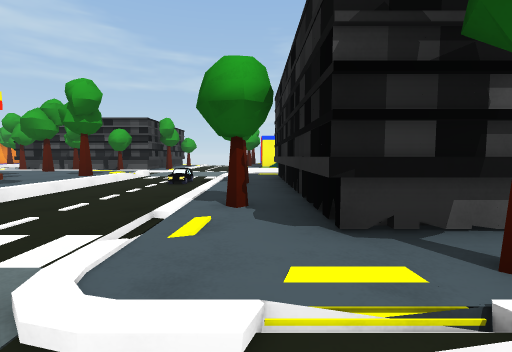
[1] (above)

24 first-person views from a walk through a 3-D level made in the Unity game engine. The camera is 1.2 m above the floor, tilts 4° down and sees 85° across. The floor is counted in squares, 2 m on a side. Each view is taken from the middle of a square. On the plan, view 1 faces up. The plan holds only what a view shows up to about 9 squares ahead; the rest is blank. The place goes on beyond the plan. The player is left out. Some surface patterns are stand-ins.

[2]
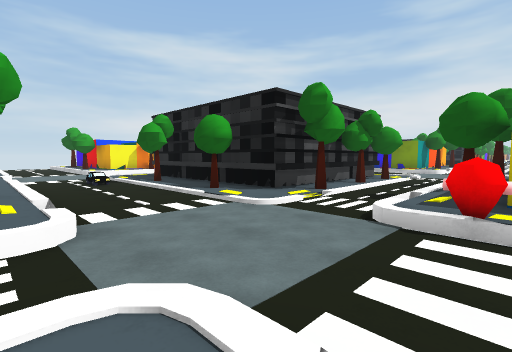

[3]
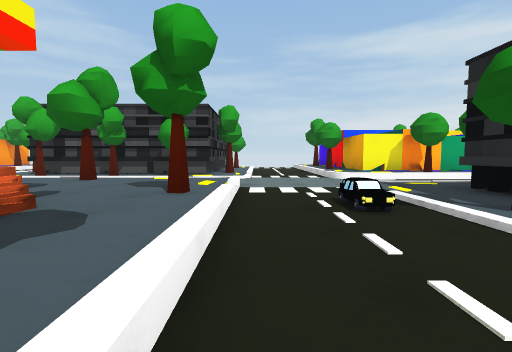

[4]
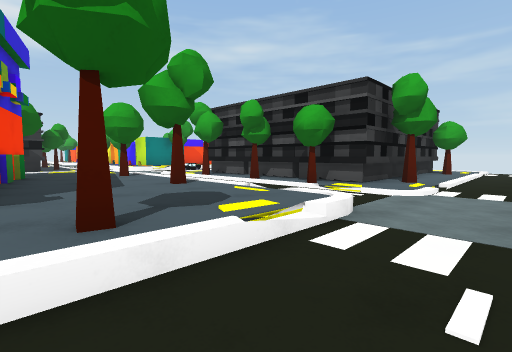

[5]
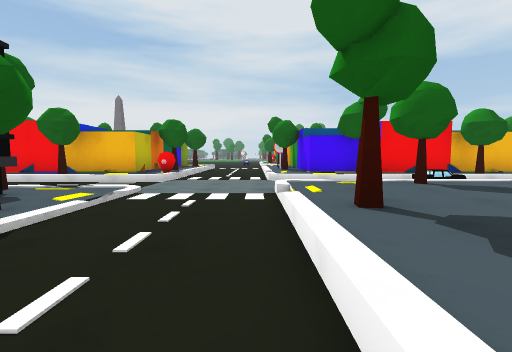

[6]
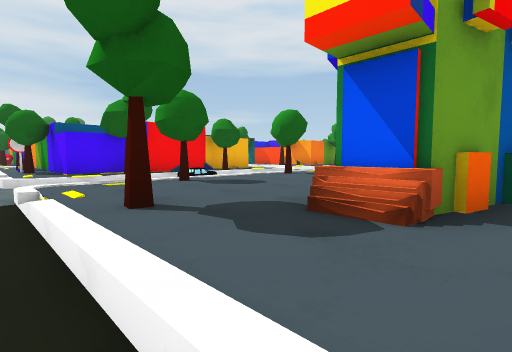

[7]
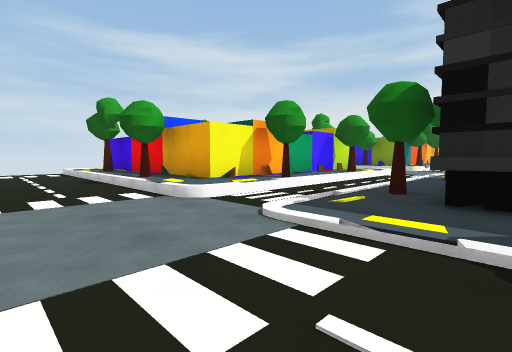

[8]
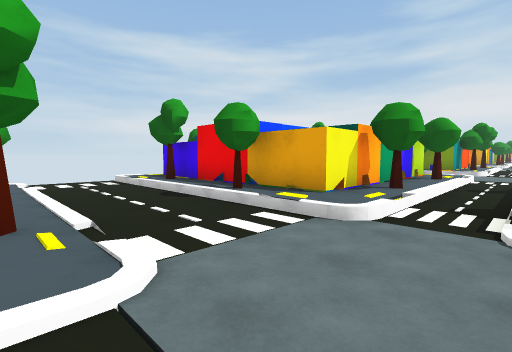

[9]
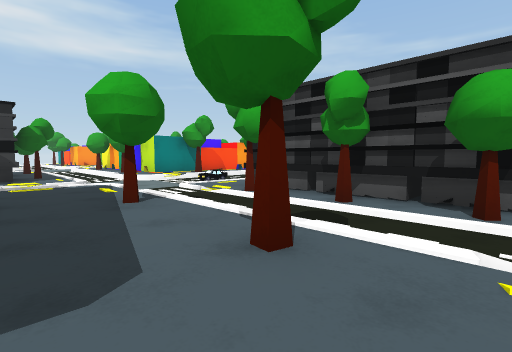

[10]
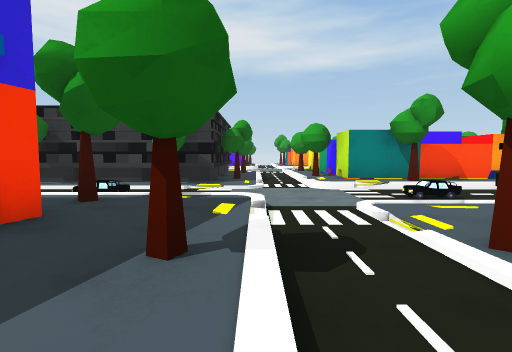

[11]
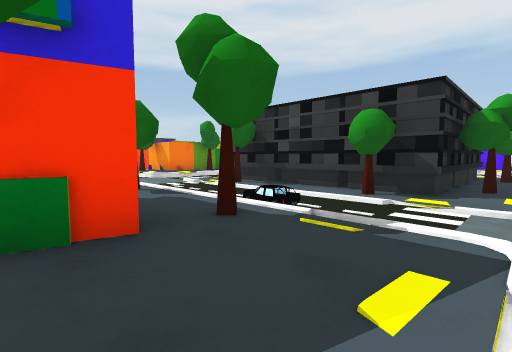

[12]
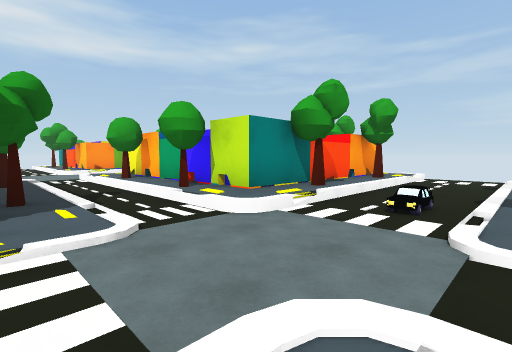

[13]
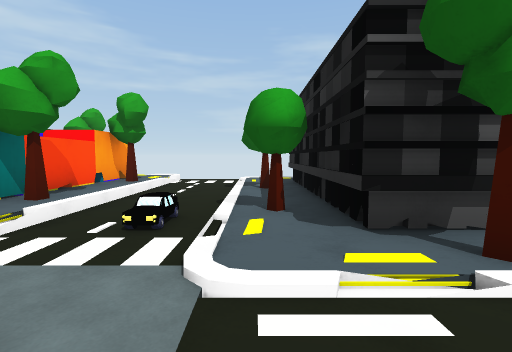

[14]
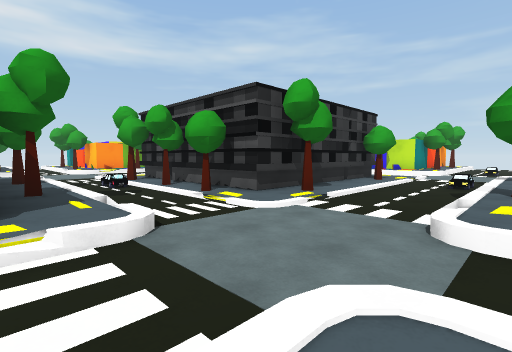

[15]
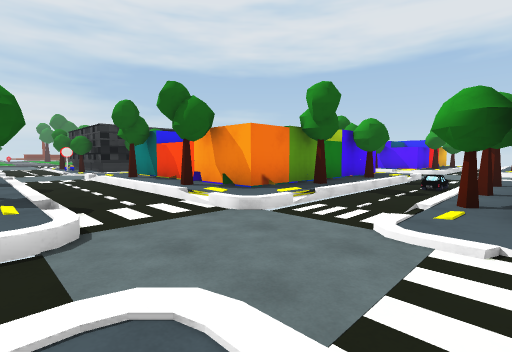

[16]
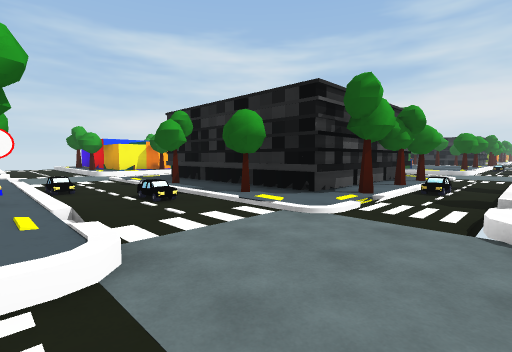

[17]
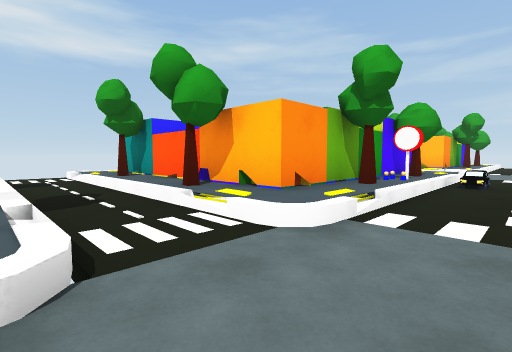

[18]
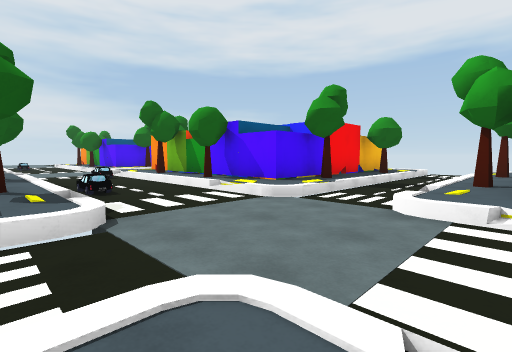

[19]
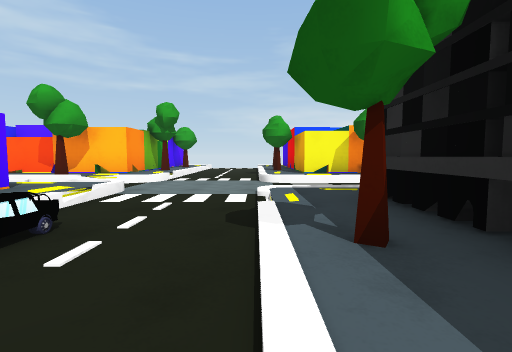

[20]
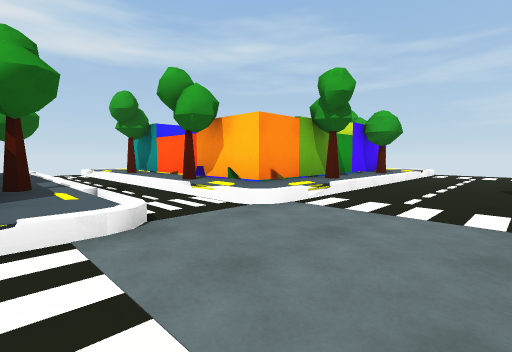

[21]
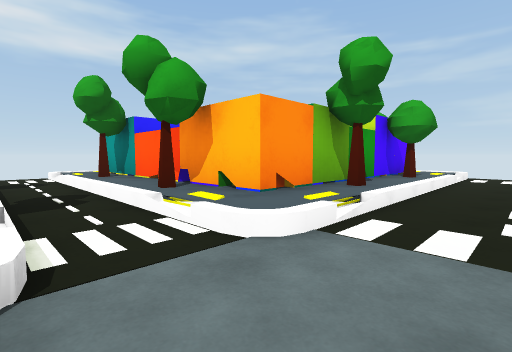

[22]
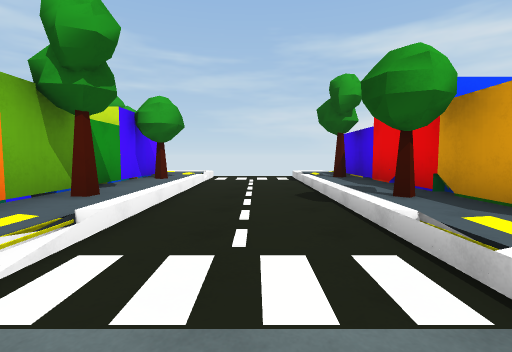

[23]
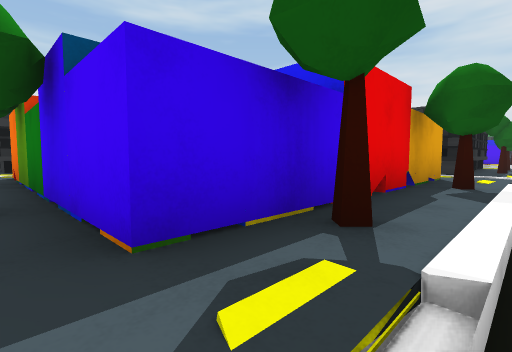

[24]
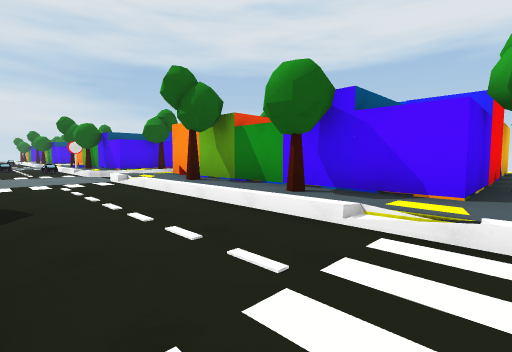

### Floor plan
Key: @ floor where view 1 was taken; # wall or solid block; . main floor; : floor 0.25 m higher than the main floor; / step, stairs or slope; O other object.
Columns run from 31 left of view 1 to 6 right of it. Each row starts with its distance up from view 1.
 18    #O::../::O  O::....      /./:#
 17    ###:../:######:...O   OO././##
 16      #O../O#    #O...O   O O/./O#
 15      #:../:#    #:..OO    O././:#
 14      #:../:#    #:...O  O O././:#
 13      #O../O#    #O./OO  OOOO/./O#
 12 ######:../:#######./ OOOOOO.../:######
 11 :O::O::../::O::O::...:O.O.O././::O::O:
 10 ....../ . ........  ........  ........
  9 /O/////..///////./ .////////. ///////.
  8  #  O#:../.O...O./..::O::O::../.O...O
  7      #:../.OOOO OO..O::::::O.//.OO
  6      #OO./OOOO  O..O:####:::.//OOO
  5      #O../.OO.OOO...:   ##O/../.OO
  4      #O.//.O O  O...O    ::/../.O O
  3      #:../OO O  OO..:  ::::O../OO O
  2 ######:../.OOOOOO/..: ::::::../.OOOOO
  1 /O//O//..//O/O/O//..:/O::O//..//O/O/O/
  0 .......  .../O....  .      .  .@......
 -1 :O::O/:..///O::O/:..:/O :O/:..///O::O
 -2  #####:../:######:..:######:..O:####
 -3      #:.O/O     #O..O     #:.. O
 -4      #O../:     #:..:     #OO
 -5      #:../:     #:..:     #/
 -6      #O../O     #O..       O

Positions as (right, up) in squares from view 1, and headings:
1: (0, 0), facing up
2: (-4, -2), facing up-right
3: (-3, 3), facing up
4: (-2, 6), facing up-left
5: (-3, 6), facing down
6: (-3, 6), facing down-left
7: (-3, 7), facing up-right
8: (-4, 9), facing up-right
9: (-5, 7), facing up-left
10: (-7, 9), facing left
11: (-9, 9), facing down-left
12: (-11, 8), facing up-left
13: (-11, 9), facing up
14: (-11, -2), facing up-left
15: (-11, 2), facing down-left
16: (-25, -1), facing up-right
17: (-23, -1), facing up-left
18: (-21, 2), facing down-left
19: (-22, 4), facing up
20: (-22, 8), facing up-left
21: (-23, 9), facing up-left
22: (-23, 10), facing up
23: (-22, 18), facing down-right
24: (-22, 18), facing down-left
